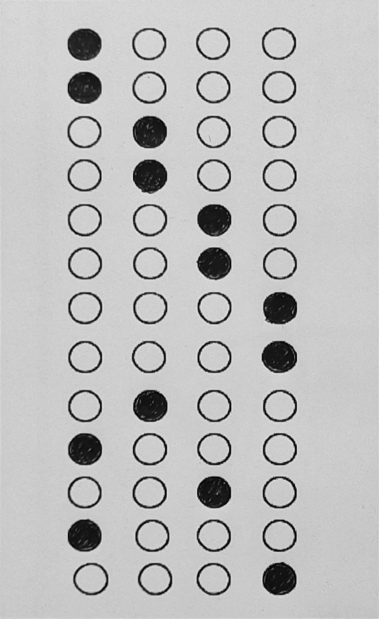
#> input picture codes/image-difference/image.png, 758 x 1238 px (shown at 1/2 size)
$ python image_diff.py   (older library calls are emulated)
#> lines starting #> are read from the running program, lines starting #| are printed output that depends on the picture; after the words box and inside, x2 and y2 are one past the last pixel; in counts of white or black regions, pixels touching at a corner belong together; long printed decimals are rounded
# USAGE
# python image_diff.py --first images/original_01.png --second images/modified_01.png

# import the necessary packages
from skimage.measure import compare_ssim
import argparse
import imutils
import cv2

# construct the argument parse and parse the arguments
# ap = argparse.ArgumentParser()
# ap.add_argument("-f", "--first", required=True,
# 	help="first input image")
# ap.add_argument("-s", "--second", required=True,
# 	help="second")
# args = vars(ap.parse_args())

# load the two input images
imageA = cv2.imread("image.png")
#> imageA is the input picture: shape (1238, 758, 3); min 0, max 232, mean 190.3
imageB = cv2.imread("ref.png")
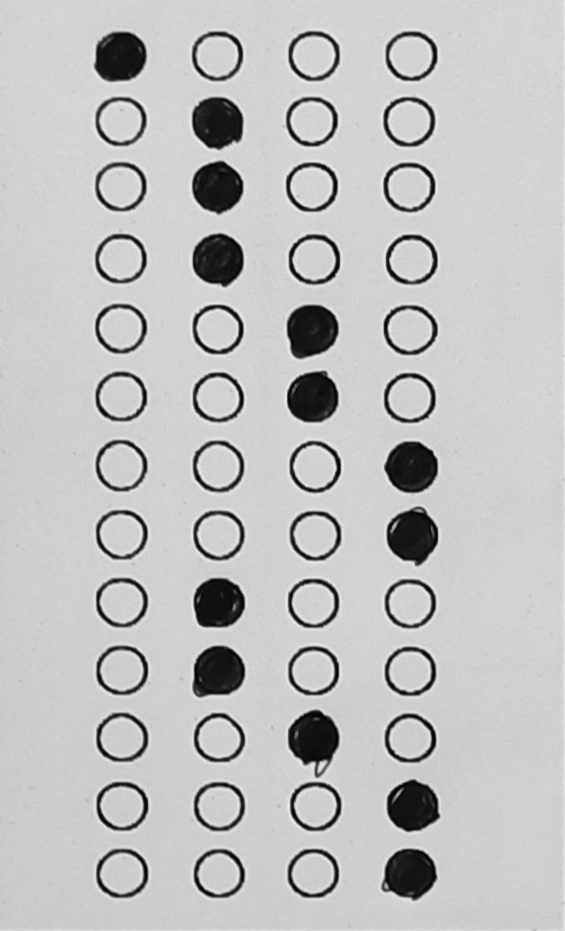
#> input picture codes/image-difference/ref.png, 565 x 931 px
#> imageB is the input picture: shape (931, 565, 3); min 0, max 238, mean 191.3

(H, W, B) = imageA.shape
#> H = 1238; W = 758; B = 3
# # to resize and set the new width and height
# print (imageA.shape)
# print (imageB.shape)
imageB = cv2.resize(imageB, (W, H))
#> imageB: shape (1238, 758, 3)

cv2.imwrite("B2.png", imageB)

# imageA=cv2.resize(imageA,imageB.shape)


# convert the images to grayscale
grayA = cv2.cvtColor(imageA, cv2.COLOR_BGR2GRAY)
grayB = cv2.cvtColor(imageB, cv2.COLOR_BGR2GRAY)

# compute the Structural Similarity Index (SSIM) between the two
# images, ensuring that the difference image is returned
(score, diff) = compare_ssim(grayA, grayB, full=True)
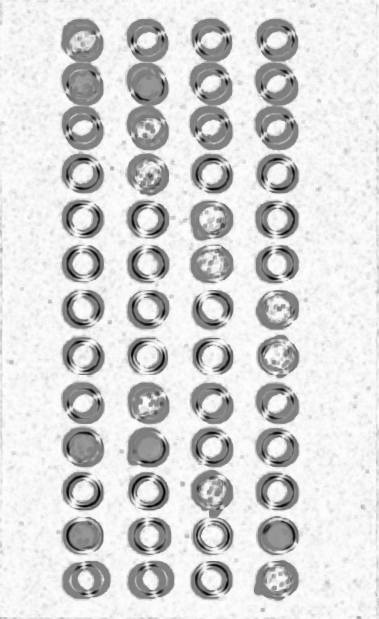
#> diff: shape (1238, 758) float64 (shown at 1/2 size); min -0.98, max 0.993, mean 0.693; drawn with min black and max white
#> score = 0.691
diff = (diff * 255).astype("uint8")
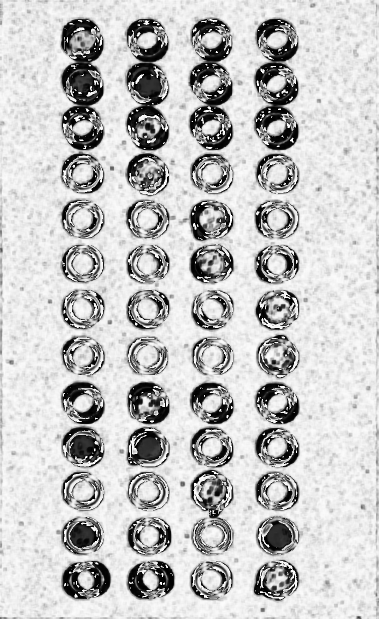
#> diff: shape (1238, 758) (shown at 1/2 size); min 0, max 255, mean 196.6
print("SSIM: {}".format(score))
#| SSIM: 0.6909

# threshold the difference image, followed by finding contours to
# obtain the regions of the two input images that differ
thresh = cv2.threshold(diff, 0, 255,
	cv2.THRESH_BINARY_INV | cv2.THRESH_OTSU)[1]
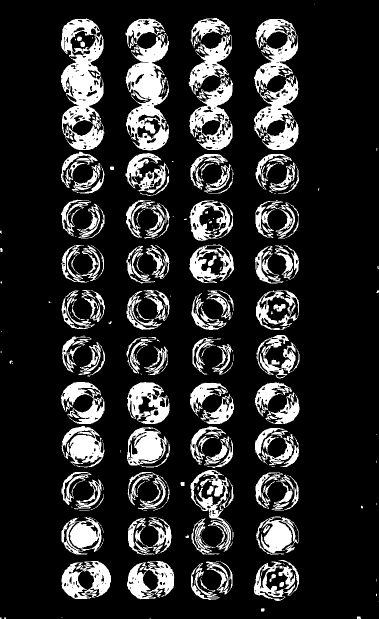
#> thresh: shape (1238, 758) (shown at 1/2 size); 16.8% white; 364 white regions (180 under 20 px)
cnts = cv2.findContours(thresh.copy(), cv2.RETR_EXTERNAL,
	cv2.CHAIN_APPROX_SIMPLE)
#> cnts = 302 contours, 170 with area under 20; largest, box (x1, y1, x2, y2) and area: (122, 37, 209, 300) 16820, (508, 38, 597, 300) 12967, (251, 66, 338, 301) 12318, (380, 154, 466, 300) 7474, (381, 940, 467, 1104) 5961
cnts = imutils.grab_contours(cnts)

count=0

# loop over the contours
for c in cnts:
	# compute the bounding box of the contour and then draw the
	# bounding box on both input images to represent where the two
	# images differ
	(x, y, w, h) = cv2.boundingRect(c)
	cv2.rectangle(imageA, (x, y), (x + w, y + h), (0, 0, 255), 2)
	cv2.rectangle(imageB, (x, y), (x + w, y + h), (0, 0, 255), 2)
	if(cv2.contourArea(c)>2000):
		count+=1
#> this loop made 302 passes
#> (x, y, w, h) on passes 3, 5, 6, 7, 9, 11, 16, 17, 18, 20, 21, 22: (8, 1235, 4, 3), (714, 1233, 8, 5), (522, 1216, 7, 7), (757, 1203, 1, 1), (314, 1180, 11, 7), (559, 1164, 9, 10), (539, 1148, 13, 16), (566, 1127, 4, 2), (382, 1126, 57, 74), (412, 1122, 53, 67), (254, 1122, 95, 77), (123, 1122, 99, 76)
#> (c, x, y, w, h) on passes 1, 2, 4, 8, 10, 12: ([[299, 1237], [301, 1237]], 299, 1237, 3, 1), ([[123, 1235], [124, 1235]], 123, 1235, 2, 1), ([[0, 1235], [0, 1237], [2, 1237], [2, 1235]], 0, 1235, 3, 3), ([[752, 1187], [752, 1191], [753, 1191], [753, 1188]], 752, 1187, 2, 5), ([[403, 1175], [403, 1176]], 403, 1175, 1, 2), ([[510, 1161], [510, 1162]], 510, 1161, 1, 2)
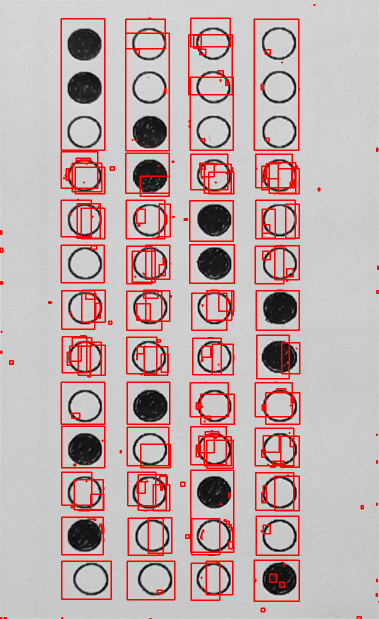
#> imageA: shape (1238, 758, 3) (shown at 1/2 size); 8.53% of pixels changed, all inside (x1, y1, x2, y2) = (0, 8, 758, 1238)
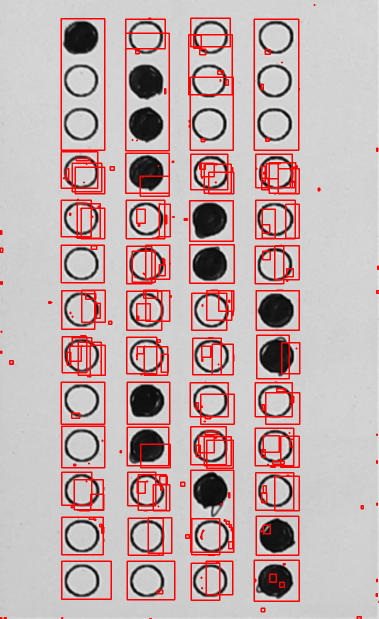
#> imageB: shape (1238, 758, 3) (shown at 1/2 size); mean B, G, R 174.7, 174.7, 196.4
#> after the loop, count = 22


# show the output images
print(count)
#| 22
cv2.imwrite("Original.png", imageA)
cv2.imwrite("Modified.png", imageB)
cv2.imwrite("Diff.png", diff)
cv2.imwrite("Thresh.png", thresh)
cv2.waitKey(0)
